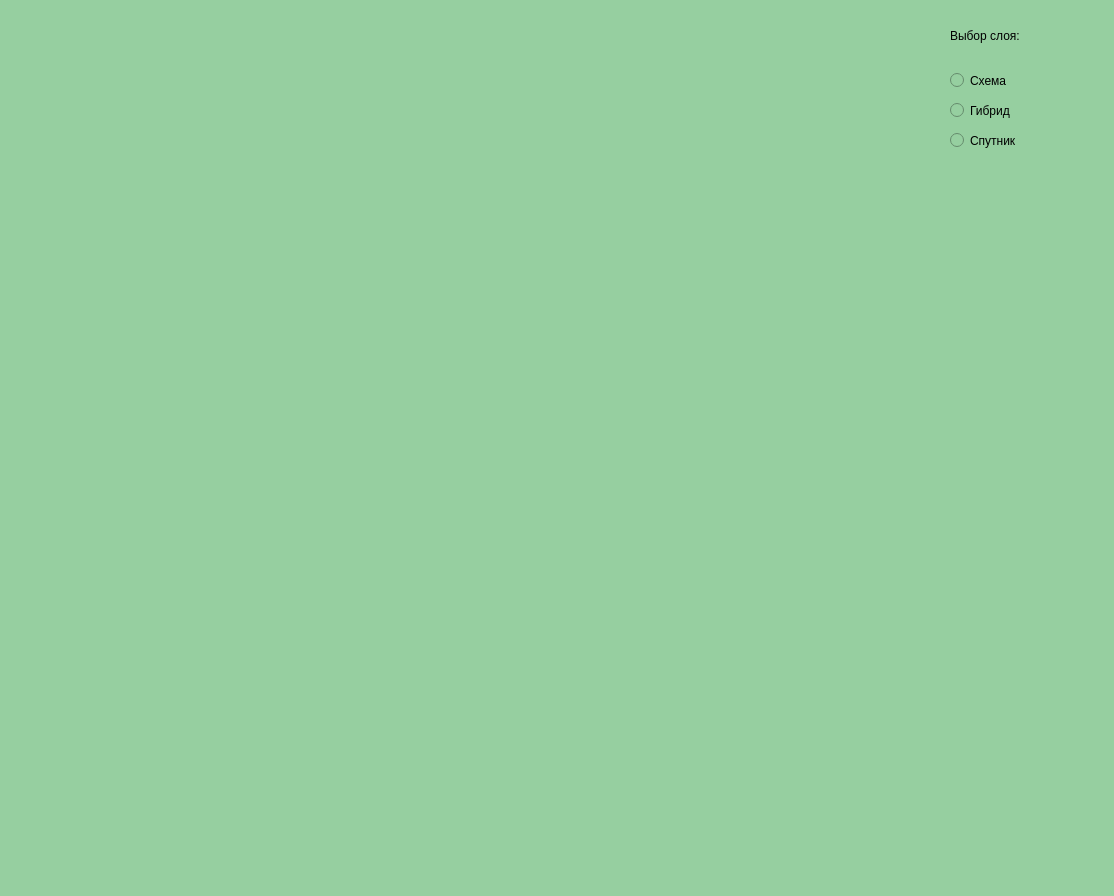
<?xml version="1.0" encoding="UTF-8"?>
<ui version="4.0">
 <class>MainWindow</class>
 <widget class="QMainWindow" name="MainWindow">
  <property name="geometry">
   <rect>
    <x>0</x>
    <y>0</y>
    <width>1114</width>
    <height>896</height>
   </rect>
  </property>
  <property name="windowTitle">
   <string>MainWindow</string>
  </property>
  <property name="styleSheet">
   <string notr="true">background-color: rgb(150, 207, 160);</string>
  </property>
  <widget class="QWidget" name="centralwidget">
   <widget class="QLabel" name="MapDisplay">
    <property name="geometry">
     <rect>
      <x>20</x>
      <y>20</y>
      <width>901</width>
      <height>851</height>
     </rect>
    </property>
    <property name="text">
     <string/>
    </property>
   </widget>
   <widget class="QLabel" name="label">
    <property name="geometry">
     <rect>
      <x>950</x>
      <y>20</y>
      <width>141</width>
      <height>31</height>
     </rect>
    </property>
    <property name="styleSheet">
     <string notr="true">font: 25 italic 16pt &quot;Ubuntu&quot;;</string>
    </property>
    <property name="text">
     <string>Выбор слоя:</string>
    </property>
   </widget>
   <widget class="QRadioButton" name="radioButton">
    <property name="geometry">
     <rect>
      <x>950</x>
      <y>70</y>
      <width>104</width>
      <height>21</height>
     </rect>
    </property>
    <property name="text">
     <string>Схема</string>
    </property>
   </widget>
   <widget class="QRadioButton" name="radioButton_2">
    <property name="geometry">
     <rect>
      <x>950</x>
      <y>100</y>
      <width>104</width>
      <height>21</height>
     </rect>
    </property>
    <property name="text">
     <string>Гибрид</string>
    </property>
   </widget>
   <widget class="QRadioButton" name="radioButton_3">
    <property name="geometry">
     <rect>
      <x>950</x>
      <y>130</y>
      <width>104</width>
      <height>21</height>
     </rect>
    </property>
    <property name="text">
     <string>Спутник</string>
    </property>
   </widget>
  </widget>
 </widget>
 <resources/>
 <connections/>
</ui>
